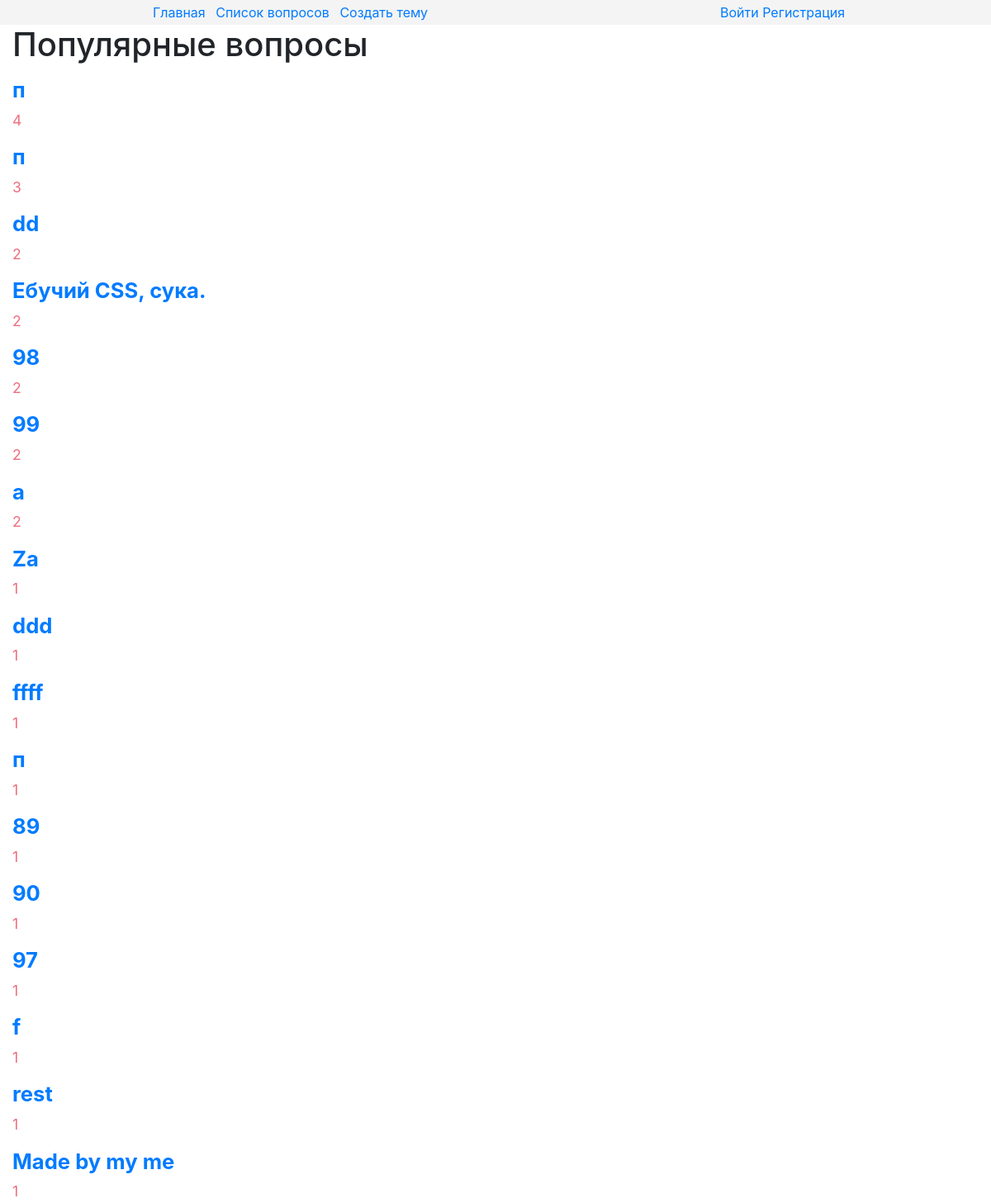
The page / on the database its author committed.
### core/models.py (models this page shows, shortened)
class Topic(models.Model):
    title = models.CharField(max_length=40)
    description = models.TextField()
    author = models.ForeignKey(settings.AUTH_USER_MODEL, related_name="topics", on_delete=PROTECT)
    pub_date = models.DateTimeField(auto_now_add=True)
    update_date = models.DateTimeField(auto_now=True)
    comments = GenericRelation(Comment, related_query_name="topic", content_type_field="model_type")
    likes = GenericRelation(Like, related_query_name="topic", content_type_field="model_type")
    class Meta:
        ordering = ("-pub_date","title")

### core/views.py (the view)
# urls.py: url(r"^$", views.IndexView.as_view(), name="index"),
class IndexView(ListView):
    model = Topic
    template_name = "core/index.html"
    def get_queryset(self):
        queryset = super(IndexView, self).get_queryset()
        queryset = queryset.annotate(likes_count=models.Count("likes")).order_by("-likes_count").filter(likes_count__gt=0)
        return queryset[0:20]

### core/templates/core/index.html (shortened to what this page needs)
{% extends "core/patterns/parents/main.html" %}
{% load static %}
{% block extra_head %}
    <link type="text/css" rel="stylesheet" href="{% static "core/index.css" %}">
{% endblock %}
{% block header %}{% include "core/patterns/includes/header.html" %}{% endblock %}
{% block content %}
    <h1>Популярные вопросы</h1>
    {% for object in object_list %}
        <div class="object">
            <h4><a href="{% url "core:detail" object.id %}" id="{{ object.id }}"><div class="topic"> {{ object.title }} </div></a></h4>
            <div class="likes">{{ object.likes.count }}</div>
        </div>
    {% endfor %}
{% endblock %}

### core/static/core/index.css (style rules this page uses)
.object { margin-top: 16px; }
.object .likes { color: #ed6e7f; font-size: 110%; }
.object h4 { font-size: 160%; font-weight: bold; }

### rows shown on the page
Topic: title "п", likes.count "4"
Topic: title "п", likes.count "3"
Topic: title "dd", likes.count "2"
Topic: title "Ебучий CSS, сука.", likes.count "2"
Topic: title "98", likes.count "2"
Topic: title "99", likes.count "2"
Topic: title "a", likes.count "2"
Topic: title "Za", likes.count "1"
Topic: title "ddd", likes.count "1"
Topic: title "ffff", likes.count "1"
Topic: title "п", likes.count "1"
Topic: title "89", likes.count "1"
Topic: title "90", likes.count "1"
Topic: title "97", likes.count "1"
Topic: title "f", likes.count "1"
Topic: title "rest", likes.count "1"
Topic: title "Made by my me", likes.count "1"
